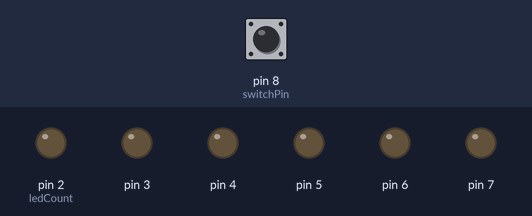
Bench run of a sketch on a simulated Arduino Uno, built with avr-gcc and run on an emulated ATmega328P. On the bench: output pins drawn as LEDs (lit = HIGH). The inputs (shaded band) are chosen by the test bench; at power-on: pin 8 (switchPin) LOW.

Above: at 0.1 s.
At 30.1 s:
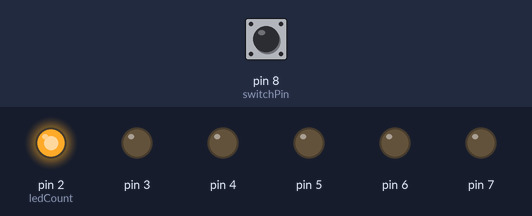
At 60.1 s:
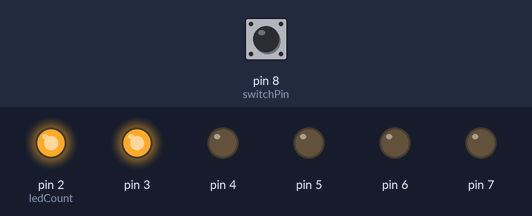
At 90.1 s:
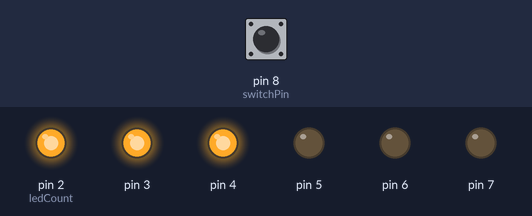
At 120.1 s:
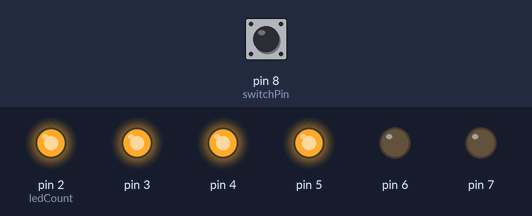
Timing chart, 0 to 121.6 s (numbered marks = the images above):
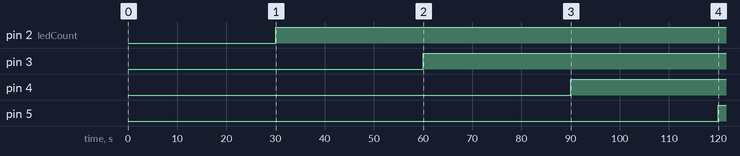

The sketch:

digital_hourglass.ino
```cpp
const int switchPin = 8;
unsigned long previousTime = 0;
int switchState = 0;
int prevSwitchState = 0;
int ledCount = 2;
long interval = 30000; // 30 seconds

void setup() {
  for (int i = 2; i <= 7; i++) {
    pinMode(i, OUTPUT);
  }

  pinMode(switchPin, INPUT);
}

void loop() {
  unsigned long currentTime = millis();

  if ((currentTime - previousTime) > interval) {
    digitalWrite(ledCount, HIGH);
    ledCount++;
    previousTime = currentTime;

    if (ledCount == 7) {
      // TODO
    }
  }

  switchState = digitalRead(switchPin);

  if (switchState != prevSwitchState) {
    for (int i = 2; i <= 7; i++) {
      digitalWrite(i, LOW);
    }

    previousTime = currentTime;
    ledCount = 2;
  }

  prevSwitchState = switchState;
}
```

Measured:
- by itself, pin 2 (ledCount): LOW → HIGH at 30.0 s
- by itself, pin 3: LOW → HIGH at 60.0 s
- by itself, pin 4: LOW → HIGH at 90.0 s
- by itself, pin 5: LOW → HIGH at 120 s
